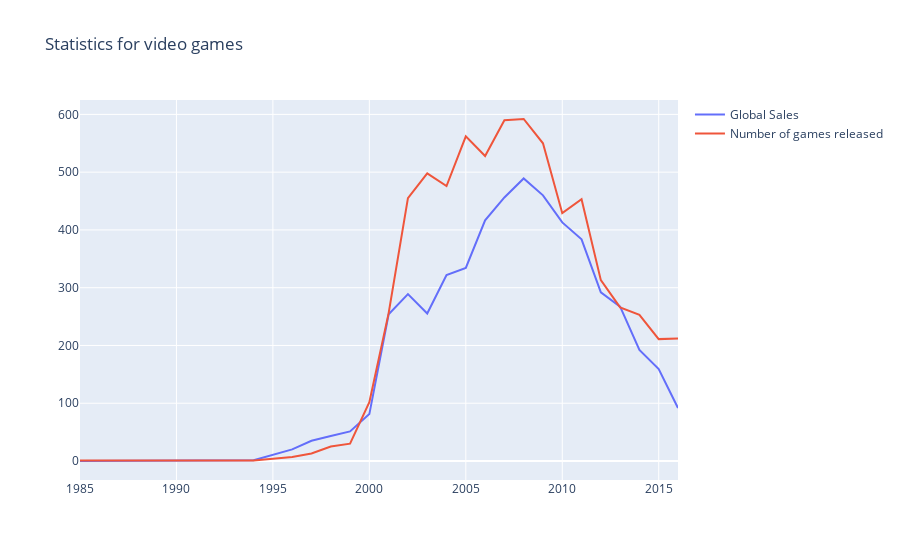

Source (notebook cell):
### Markdown cell above
Figure is the main class and a work horse of visualization in plotly. It consists of the data (an array of lines called traces in this library) and the style (represented by the layout object). In the simplest case, you may call the iplot function to return only traces.

The show_link parameter toggles the visibility of the links leading to the online platform plot.ly in your charts. Most of the time, this functionality is not needed, so you may want to turn it off by passing show_link=False to prevent accidental clicks on those links.

### Code cell
# Create a line (trace) for the global sales
trace0 = go.Scatter(x=years_df.index, y=years_df["Global_Sales"], name="Global Sales")

# Create a line (trace) for the number of games released
trace1 = go.Scatter(
    x=years_df.index, y=years_df["Number_of_Games"], name="Number of games released"
)

# Define the data array
data = [trace0, trace1]

# Set the title
layout = {"title": "Statistics for video games"}

# Create a Figure and plot it
fig = go.Figure(data=data, layout=layout)
iplot(fig, show_link=False)

### Figure 1 — Plotly figure (JSON) as saved in the notebook; plotly's stock layout.template omitted (floating-point values rounded to 4 significant figures)
{"data": [{"name": "Global Sales", "type": "scatter", "x": [1985, 1988, 1992, 1994, 1996, 1997, 1998, 1999, 2000, 2001, 2002, 2003, 2004, 2005, 2006, 2007, 2008, 2009, 2010, 2011, 2012, 2013, 2014, 2015, 2016], "y": [0.03, 0.03, 0.03, 1.27, 20.1, 35.01, 43.18, 51.17, 81.24, 253.9, 288.8, 255.3, 321.8, 334.3, 416.7, 456.2, 489.1, 459.9, 413.0, 383.7, 291.9, 267.2, 192.4, 159.2, 91.56]}, {"name": "Number of games released", "type": "scatter", "x": [1985, 1988, 1992, 1994, 1996, 1997, 1998, 1999, 2000, 2001, 2002, 2003, 2004, 2005, 2006, 2007, 2008, 2009, 2010, 2011, 2012, 2013, 2014, 2015, 2016], "y": [1, 1, 1, 1, 7, 13, 25, 30, 102, 256, 455, 498, 476, 562, 528, 590, 592, 550, 429, 453, 313, 266, 253, 211, 212]}], "layout": {"title": {"text": "Statistics for video games"}}}
